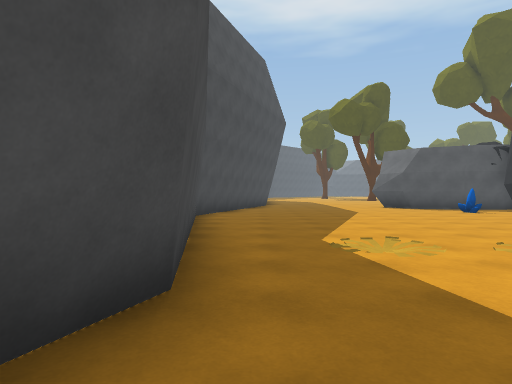
View 1 (above)

24 first-person views from a walk through a scene from a Unity 3-D project. The camera is 1.3 m above the floor, looks level and sees 75° across. The floor is counted in squares, 2 m on a side. Each view is taken from the middle of a square. On the plan, view 1 faces up. The plan holds only what a view shows up to about 10 squares ahead; the rest is blank. The place goes on beyond the plan. The player character is not drawn.

View 2
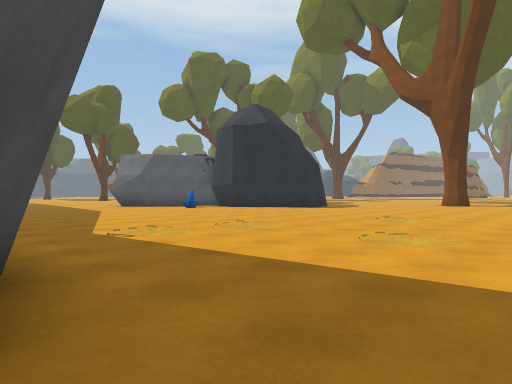

View 3
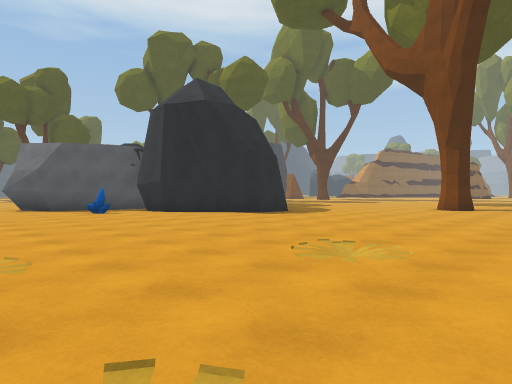

View 4
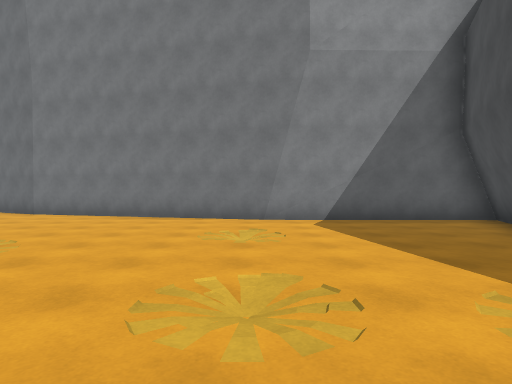

View 5
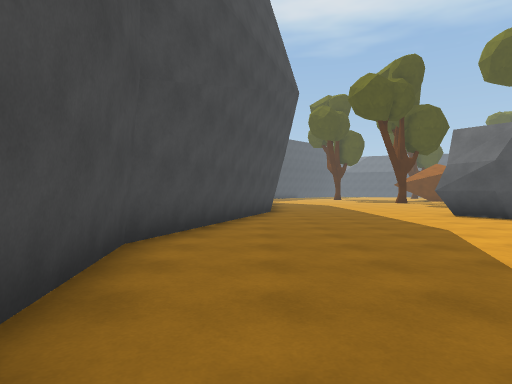

View 6
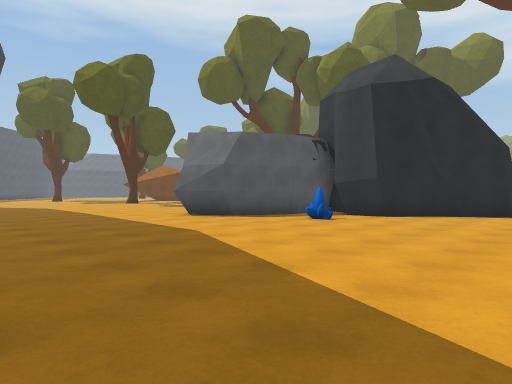

View 7
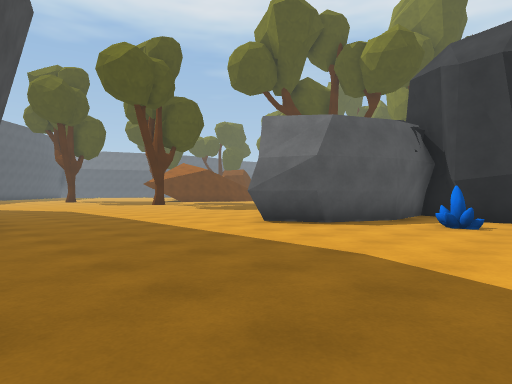

View 8
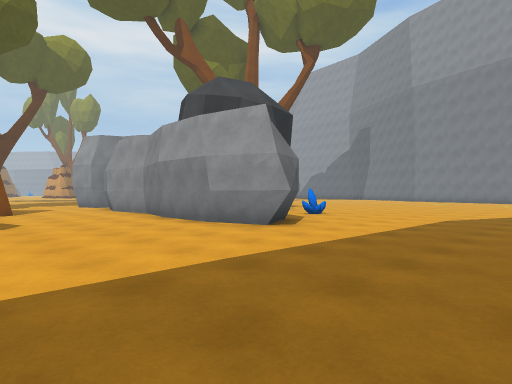

View 9
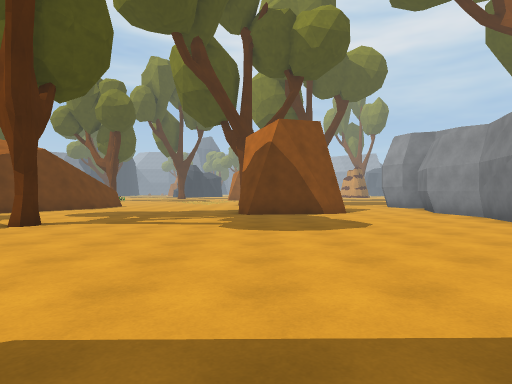

View 10
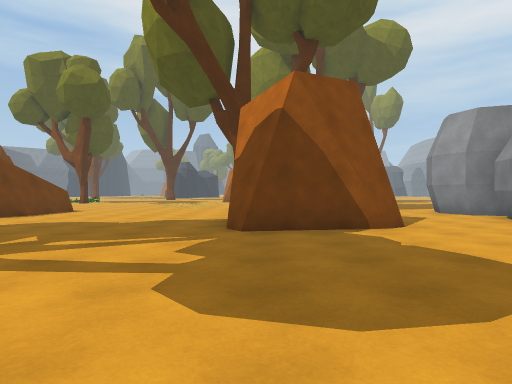

View 11
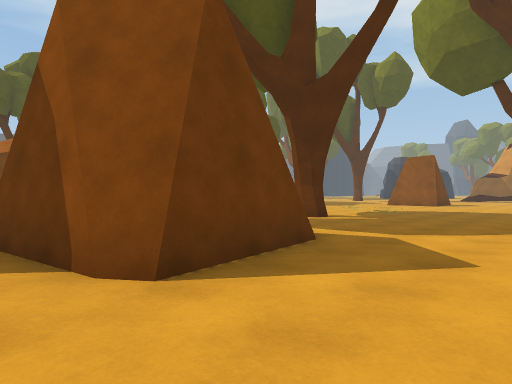

View 12
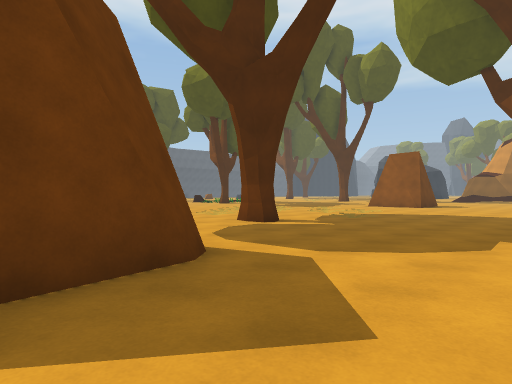

View 13
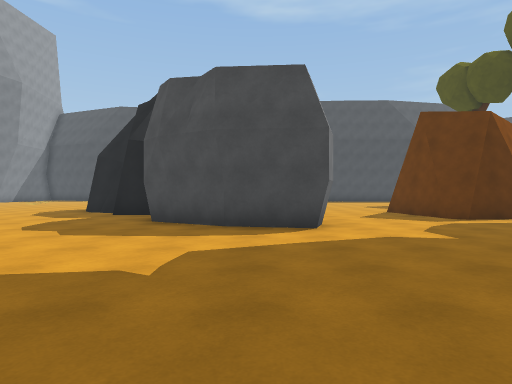

View 14
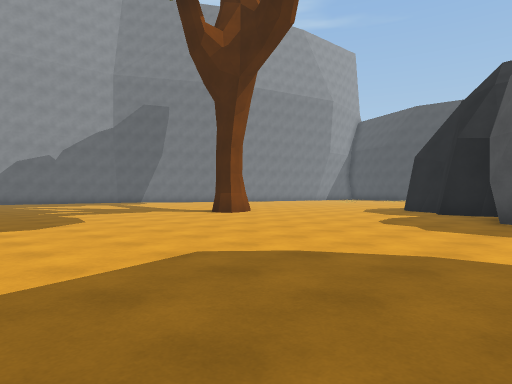

View 15
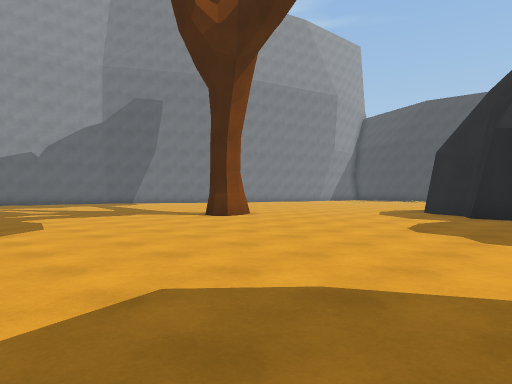

View 16
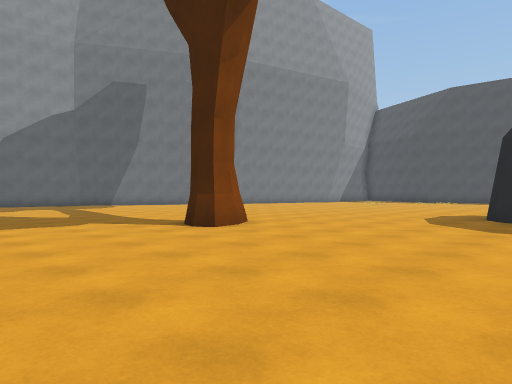

View 17
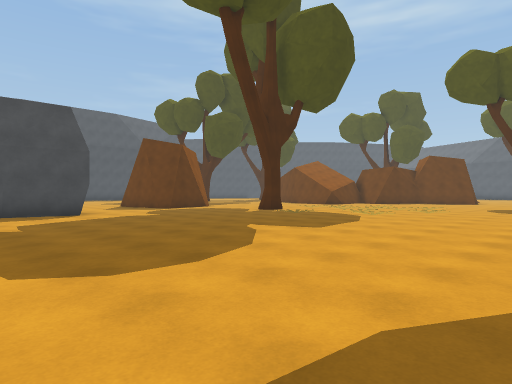

View 18
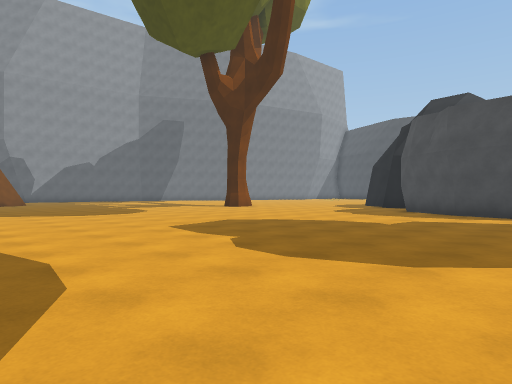

View 19
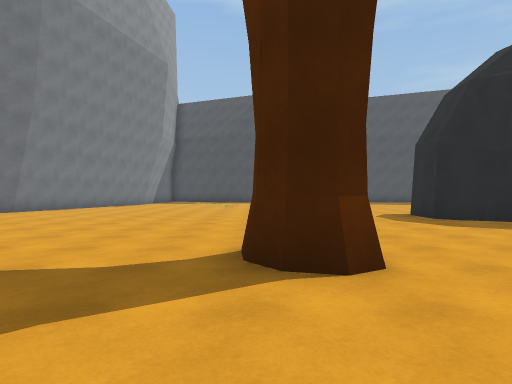

View 20
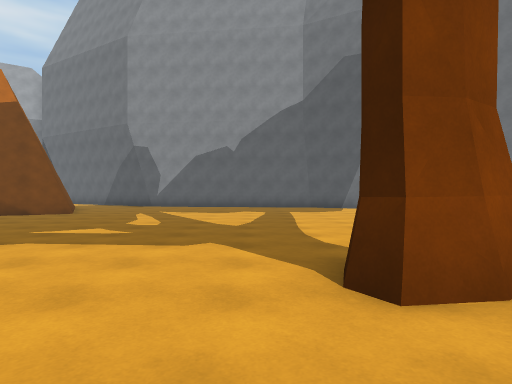

View 21
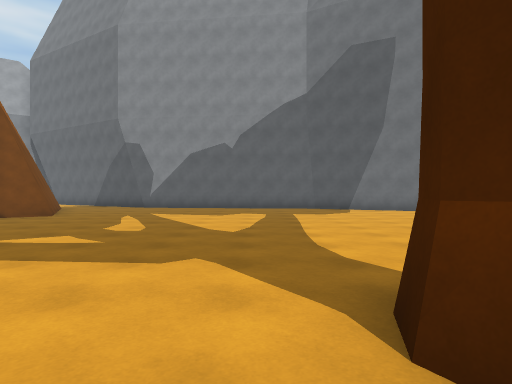

View 22
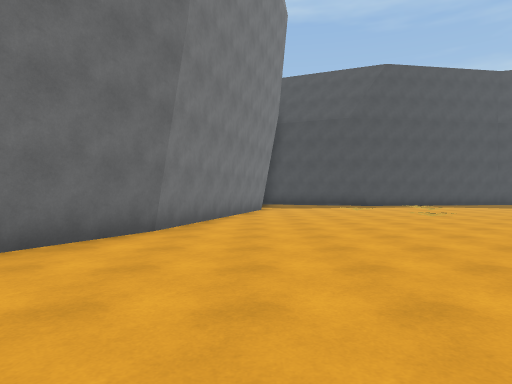

View 23
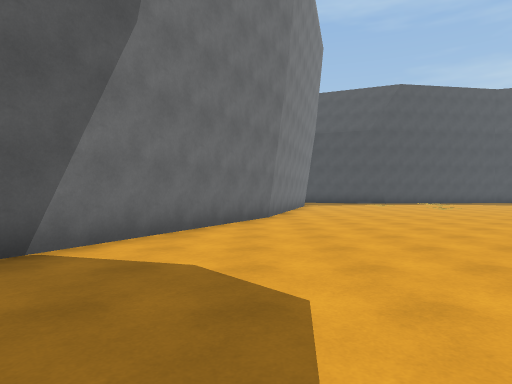

View 24
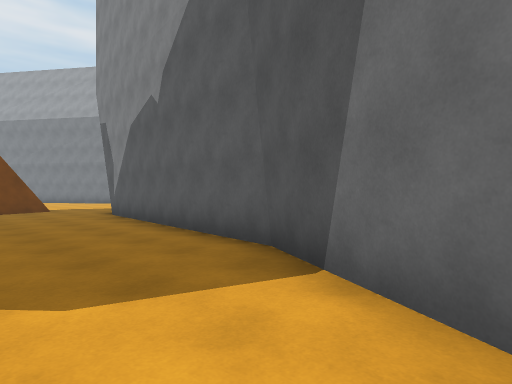

### Floor plan
Points are (right, up) in squares from view 1. A wall is a line through its corners. A room is listed if a view was taken in it or the views show most of it. See-through windows are left out.
Room 1 (views 1, 2, 3, 4, 5, 6, 7, 8, 9, 10, 11, 12, 13, 14, 15, 16, 17, 18, 19, 20, 21, 22, 23, 24)
walls: (13.6, 10.3) (13.6, 9.1) (12.5, 8.7) (12, 7.6); (12.3, 7.8) (11.8, 7.4) (10.5, 7.5) (9.7, 8.7); (15, 13.2) (15.3, 14.1) (16, 14.3); (9.8, 8.6) (8.6, 9.9); (16.1, 3.6) (16.6, 3.9) (17.1, 4) (17.3, 3.7) (17.2, 3.2) (16.8, 3) (16.3, 2.9); (13.4, 14.3) (14.5, 13.9); (16.2, 14.5) (17.1, 14.2) (16.8, 12.5) (15.6, 10.6); (9.1, 9.4) (8.6, 9.8) (8.3, 11.1); (9.8, 12.2) (7.5, 12.1) (5.7, 12.9) (4.9, 14.2); (8.4, 10.4) (8.4, 11.2); (8.6, 14.7) (10.6, 14.2) (12.1, 14.4); (14.6, 17.7) (12.4, 17.3) (11.8, 18.1); (12, 17.7) (11.5, 20.2); (15.1, 18.3) (14.4, 17.7); (6, 12.9) (5.4, 14); (14.9, 19.3) (15.1, 18.1); (5.1, 14.2) (6.6, 14.7) (8.7, 14.7); (18.3, 20) (18.2, 20.5) (18.3, 20.8); (11.6, 20) (12.5, 20.5); (9.3, -4.6) (15.7, -7.9) (22.9, -8.8); (23.5, -4.2) (25.1, -3); (24.1, -4) (24.7, -3.6); (0.3, 15) (-1.6, 9.1) (-0.4, 1.8); (-0.3, 2.1) (-0.8, 0.8); (24.3, -5) (23.8, -4); (2.6, -2.7) (9.4, -4.6); (-1.5, -0.8) (-2.2, -2.7); (-2.5, -2.7) (2.8, -2.8)
low walls: (12.7, 8.7) (12.3, 7.8); (15.1, 18.1) (14.6, 17.7); (5.7, 13.2) (5.1, 14.2); (11.5, 20.2) (12, 20.5); (24.4, -3.3) (25, -3.1); (-0.5, 2.2) (-0.9, 1.2); (-2, -1.5) (-2.5, -2.7)
objects: plant (1, 4); plant (3, 1); plant (3, 3); plant (6, 2); crystal (7, 11); tree (9, 25); other object (19, 22); other object (21, 19); other object (23, 20); other object (24, 22)

Positions as (right, up) in squares from view 1, and headings:
1: (0, 0), facing up
2: (-1, -1), facing up-right
3: (3, 0), facing up-right
4: (3, 5), facing down
5: (0, 5), facing up
6: (0, 6), facing up-right
7: (0, 9), facing up-right
8: (1, 19), facing down-right
9: (2, 20), facing right
10: (6, 20), facing right
11: (11, 15), facing up-right
12: (13, 15), facing up-right
13: (23, 13), facing left
14: (24, 12), facing down-left
15: (23, 11), facing down-left
16: (21, 9), facing down-left
17: (27, 11), facing up-left
18: (27, 15), facing down-left
19: (20, 3), facing left
20: (18, 6), facing down
21: (18, 5), facing down
22: (15, -3), facing left
23: (18, -5), facing left
24: (13, -5), facing down-right
